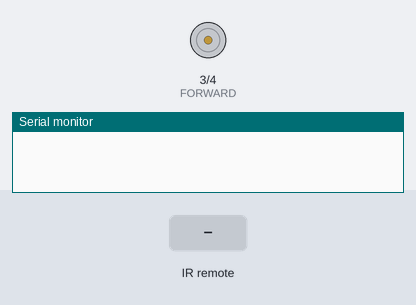
A sketch run on a simulated Arduino Uno, built with avr-gcc and run on an emulated ATmega328P. Parts: motor-driver pin pairs drawn as motors (green arrow = first pin HIGH = forward, orange = second pin HIGH = backward, longer = more drive, scaled by the enable pin), the last lines printed to the serial monitor. The test bench sets the inputs (shaded band).

Above: at 1.2 s.
1.3 s: infrared code 0xFFA25D received
At 1.7 s:
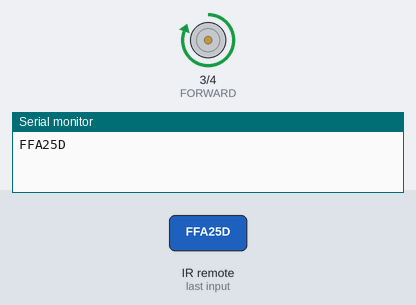
2.8 s: infrared code 0xFFA25D received
At 4.0 s:
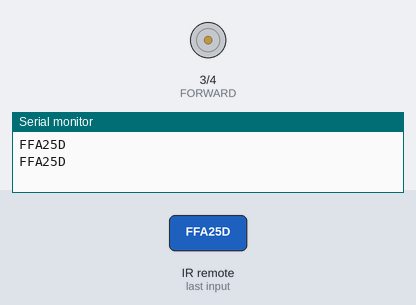
Timing chart, 0 to 5.8 s (numbered marks = the images above; inputs shaded):
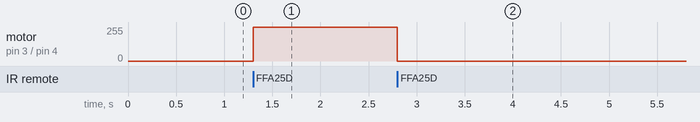

Measured:
- after the input at 1.3 s, motor on pin 3 (FORWARD) / pin 4 (REVERSE): stopped → forward 255/255 at once
- after the input at 2.8 s, motor on pin 3 (FORWARD) / pin 4 (REVERSE): forward 255/255 → stopped at once

The sketch:

RemoteControlFan.ino
```cpp
#include <IRremote.h>

#define ENABLE 5
#define FORWARD 3
#define REVERSE 4
#define IR 8

IRrecv irrecv(IR);
decode_results results;
bool power = false;

void setup() {
  //---set pin direction
  Serial.begin(9600);
  pinMode(ENABLE,OUTPUT);
  pinMode(FORWARD,OUTPUT);
  pinMode(REVERSE,OUTPUT);
  irrecv.enableIRIn(); // Start the receiver
}

void loop() {
  if (irrecv.decode(&results)) {
    Serial.println(results.value, HEX);
    if(results.value == 0xFFA25D){
      //Turn off
      if (power) {
        power = false;
        digitalWrite(ENABLE,LOW);
      }
      //Turn On
      else {
        power = true;
        digitalWrite(ENABLE,HIGH);
          digitalWrite(FORWARD,HIGH);
          digitalWrite(REVERSE,LOW);
        }
      }
    irrecv.resume();
    }
}
```
